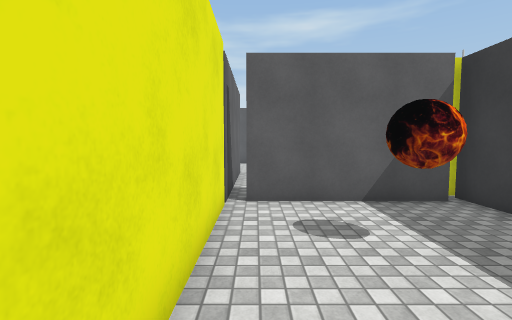
view 1 (above)

17 first-person views from a walk through a scene from a Unity 3-D project. The camera is 1.5 m above the floor, tilts 4° down and sees 85° across. The floor is counted in squares, 1 m on a side. Each view is taken from the middle of a square. On the plan, view 1 faces up. The plan holds only what a view shows up to about 14 squares ahead; the rest is blank. The place goes on beyond the plan. The player character is not drawn. Some surface patterns are stand-ins.

view 2
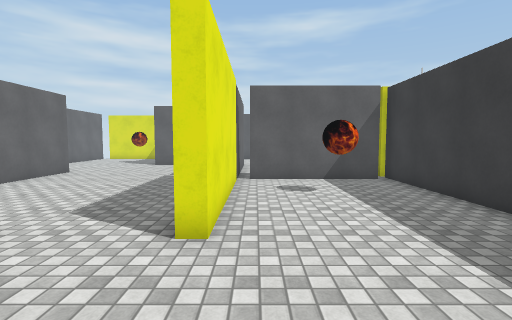

view 3
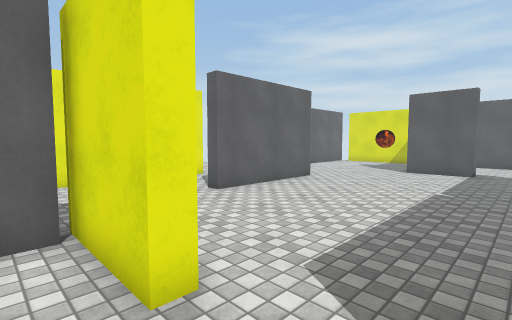

view 4
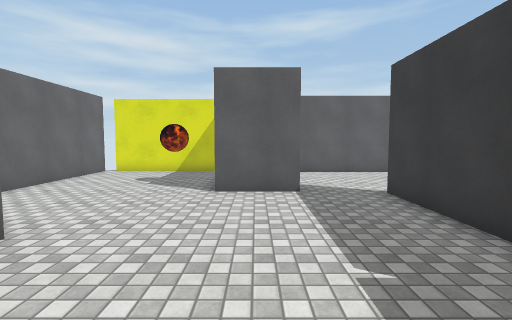

view 5
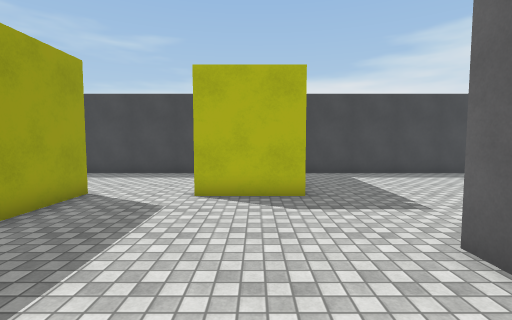

view 6
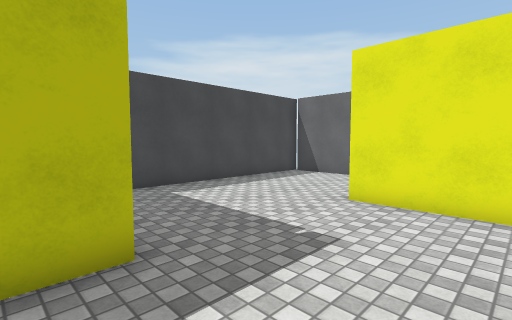

view 7
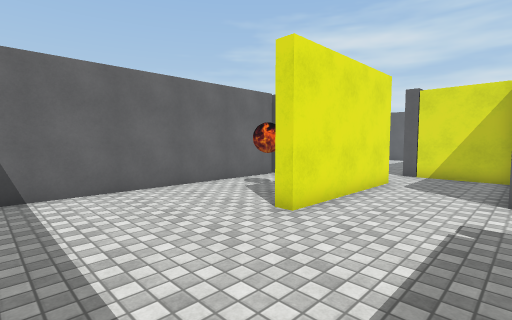

view 8
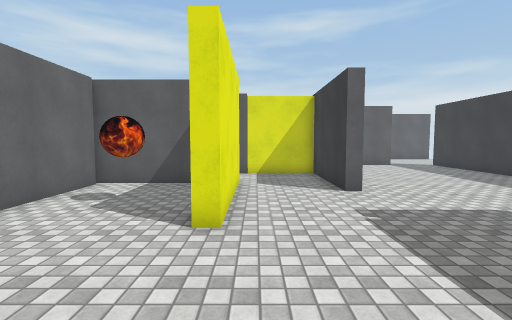

view 9
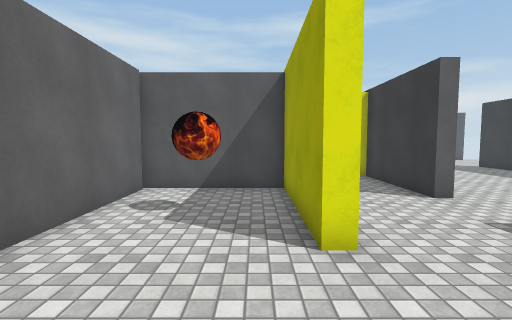

view 10
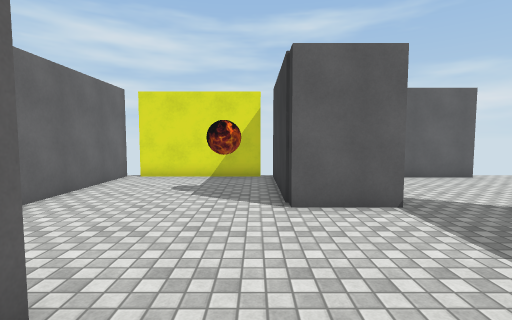

view 11
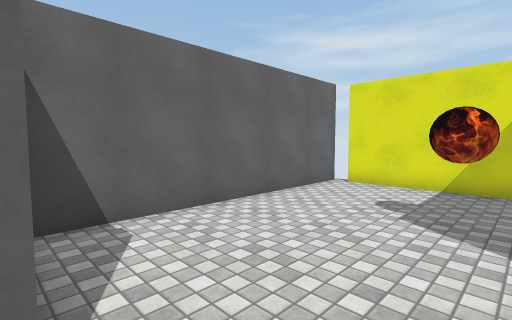

view 12
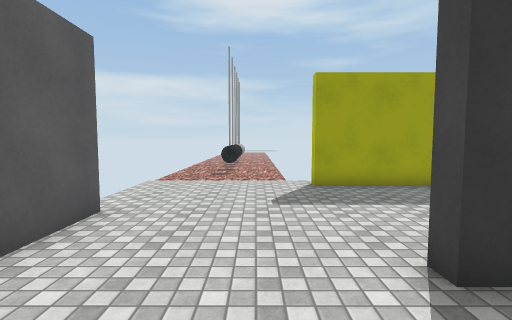

view 13
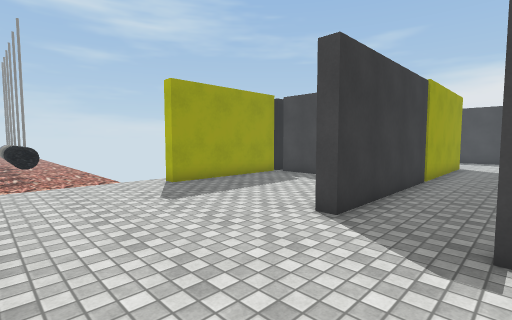

view 14
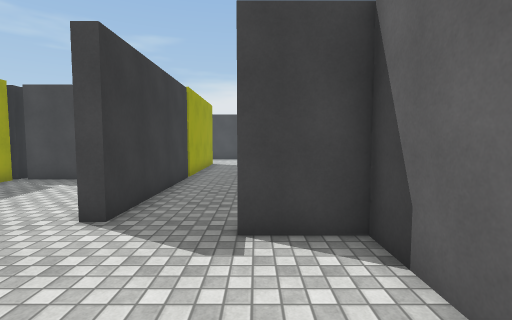

view 15
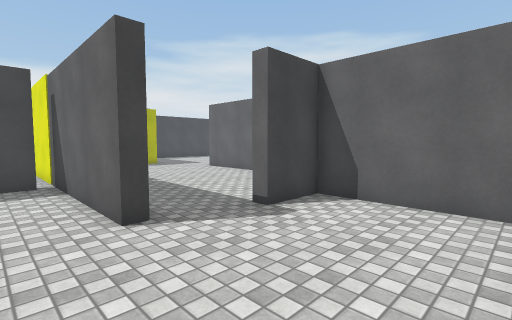

view 16
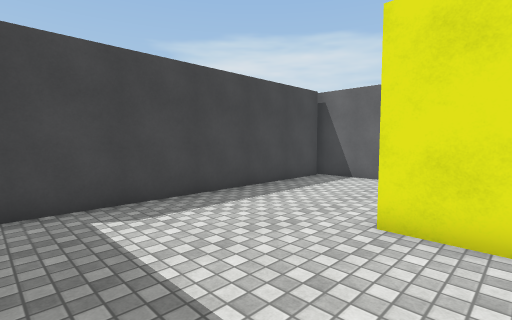

view 17
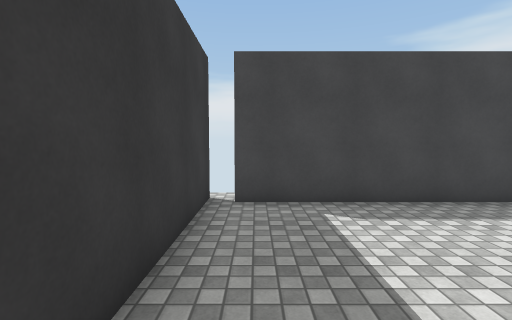

### Floor plan
Points are (right, up) in squares from view 1. A wall is a line through its corners. A room is listed if a view was taken in it or the views show most of it. See-through windows are left out.
Room 1 (views 1, 2, 3, 4, 5, 6, 7, 8, 9, 10, 11, 16, 17)
walls: (-7.4, 0.5) (-4.3, 0.5) (-4.3, 0) (-7.4, 0); (-6.8, -0.1) (-6.8, -5); (-8.9, 9.2) (-8.9, 4.2) (-9.3, 4.2) (-9.3, 8.7) (-13, 8.7); (-12.6, 6.2) (-12.6, 0.7) (-13.1, 0.7) (-13.1, 5.8) (-17.8, 5.8); (-1.2, 6.6) (-1.2, 11.4); (-0.7, 6.4) (-0.7, 0) (-1.2, 0) (-1.2, 6.4); (-6.5, -4.7) (4.5, -4.7); (-3.7, 13.2) (-6.3, 13.2) (-6.3, 18.7); (-17.5, 5.5) (-17.5, -4.4); (4.9, 6.8) (-0.2, 6.8); (-17.1, -4.7) (-8.2, -4.7); (-6.8, 18.6) (-11.9, 18.6); (5.2, -5.4) (5.2, 7.2); (-12.4, 18.7) (-12.4, 9.5)
ways out: opening at (-2.5, 12) to room 2; opening at (-13, 7.5); gap at (-12, 19); gap at (-8, -5); gap at (-7, 19)
objects: other object (-15, 3); other object (-8, 15); other object (2, 4) to (3, 4)
Room 2 (views 12, 13, 14, 15)
walls: (-1.2, 11.4) (-1.2, 12.9) (-0.7, 12.9) (-0.7, 6.6); (2.8, 7.3) (4.9, 7.3); (-0.2, 7.3) (0.6, 7.3); (5.2, 7.5) (5.2, 12.9) (5.8, 12.9); (1.9, 18.3) (-3, 18.3); (-5.8, 17.9) (-5.8, 13.7) (-3.7, 13.7) (-3.7, 13.2)
ways out: opening at (-2.5, 12) to room 1; gap at (2, 19)

Where each view was taken, in squares from view 1:
view 1: 0 up, 0 right, facing up
view 2: 4 down, 0 right, facing up
view 3: 1 down, 2 left, facing up-left
view 4: 5 up, 5 left, facing up
view 5: 8 up, 6 left, facing down
view 6: 4 up, 6 left, facing down-left
view 7: 4 down, 9 left, facing up-left
view 8: 4 down, 12 left, facing up
view 9: 3 down, 14 left, facing up
view 10: 7 up, 7 left, facing up
view 11: 9 up, 7 left, facing up-left
view 12: 15 up, 4 left, facing right
view 13: 18 up, 4 left, facing down-right
view 14: 18 up, 4 left, facing down
view 15: 18 up, 1 right, facing down-left
view 16: 2 up, 4 right, facing down-left
view 17: 2 up, 4 right, facing down
